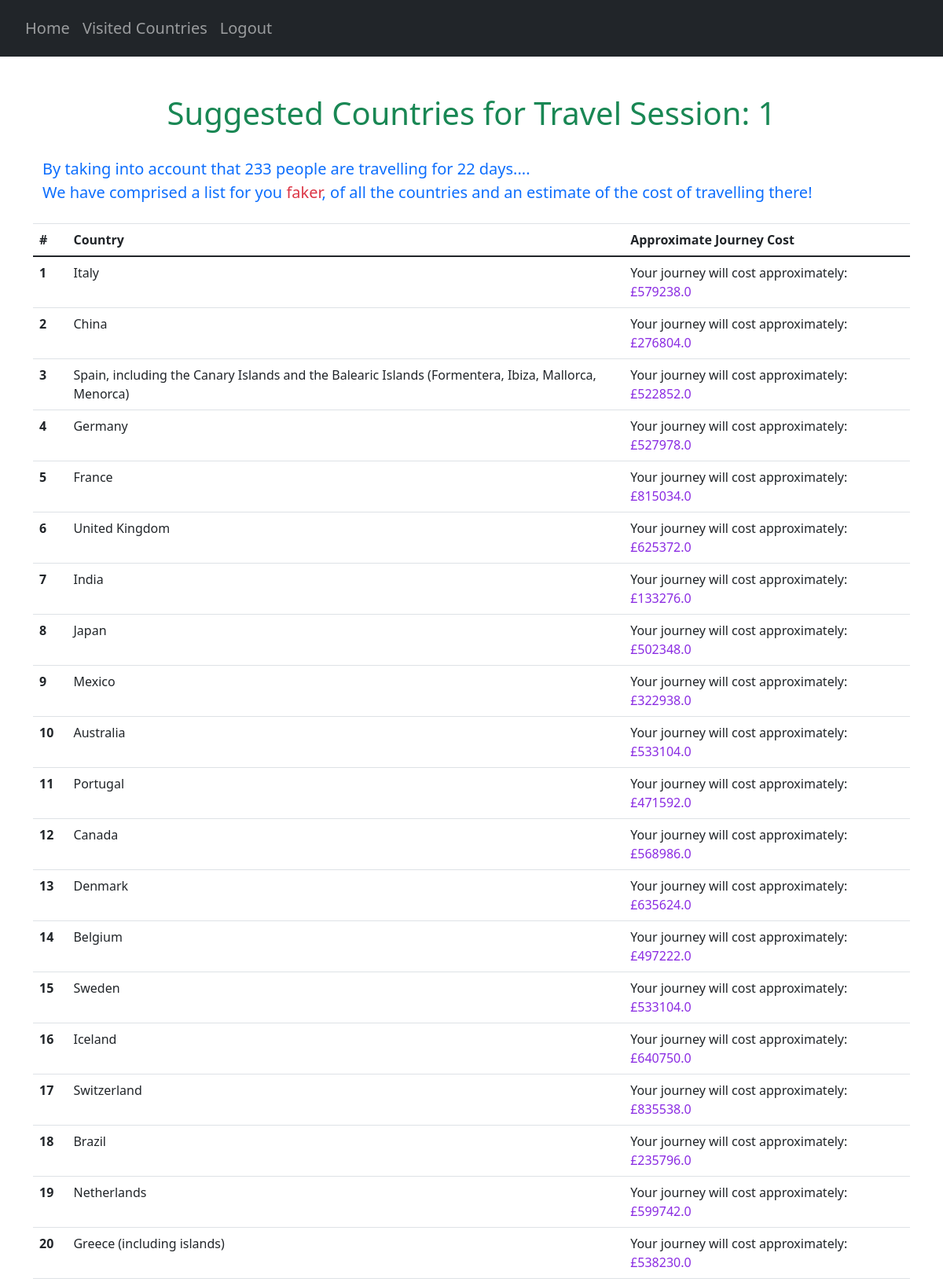
Page /suggestions/1 (signed in, upper part) on the committed database.
### website/models.py (models this page shows)
class User(db.Model, UserMixin):
    id = db.Column(db.Integer, primary_key=True)
    email = db.Column(db.String(150), unique=True)
    password = db.Column(db.String(150))
    first_name = db.Column(db.String(150))
    notes = db.relationship('Note')
    countries = db.relationship('UserCountry')
    travel_score = db.relationship('UserTravelScore')

class UserCountryScore(db.Model):
    user_id = db.Column(db.Integer, db.ForeignKey('user.id'), primary_key=True)
    travel_id = db.Column(db.Integer, primary_key=True)
    country_code = db.Column(db.String(3), db.ForeignKey('country.country_code'), primary_key=True)
    water_sports_score = db.Column(db.Float)
    winter_sports_score = db.Column(db.Float)
    culture_score = db.Column(db.Float)
    safety_score = db.Column(db.Float)
    budget_score = db.Column(db.Float)
    total_score = db.Column(db.Float)
    final_travel_cost = db.Column(db.Float)

class Country(db.Model):
    country_code = db.Column(db.String(3), primary_key=True)
    country_name = db.Column(db.String(150), unique=True)

### website/views.py (the view)
@views.route("/suggestions/<travelID>", methods=["GET"])
@login_required
def suggestions(travelID):
    travel_response = travelID
    countries = Country.query.all()
    AllCountries = {}
    for country in countries:
        AllCountries[country.country_code] = country.country_name
    user_travel_details = []
    try:
        ranked_countries = userCountryScore(travelID, AllCountries)
        ranked_countries_UF = list(map(lambda x: (AllCountries[x[0]], x[1], x[2]), ranked_countries))
        current_travel = UserTravelScore.query.get((current_user.id, travelID))
        num_travellers = current_travel.num_travellers
        travelling_time = current_travel.travelling_time
        user_travel_details.append(travelID)
        user_travel_details.append(num_travellers)
        user_travel_details.append(travelling_time)
        return render_template("suggestions.html",
                               user=current_user,
                               best_countries=ranked_countries_UF,
                               user_travel=user_travel_details)
    except (AttributeError, sqlalchemy.exc.IntegrityError):
        user_travel_details.append(0)
        user_travel_details.append(1)
        return redirect(url_for('views.noTravel'))
    print(ranked_countries_UF)

### website/__init__.py (called while the page is built)
def create_app():
    app = Flask(__name__)
    app.config['SECRET_KEY'] = 'pog'
    app.config['SQLALCHEMY_DATABASE_URI'] = f'sqlite:///{DB_NAME}'
    db.init_app(app)
    from .views import views
    from .auth import auth
    app.register_blueprint(views, url_prefix='/')
    app.register_blueprint(auth, url_prefix='/')
    from .models import User, Note, Country, UserCountry, Safety, Cost, CulturalValue, CovidRestrictions
    create_database(app)
    login_manager = LoginManager()
    login_manager.login_view = 'auth.login'
    login_manager.init_app(app)
    @login_manager.user_loader
    def load_user(id):
        return User.query.get(int(id))
    return app

### website/questionHandler.py (called while the page is built)
def sortCountries(travelID):
    print("sort countries is running")
    print("this is the travelID", travelID)
    x = select(UserCountryScore)\
        .where(UserCountryScore.user_id == current_user.id, UserCountryScore.travel_id == travelID)\
        .order_by(UserCountryScore.total_score.desc())
    result = db.session.connection().execute(x)
    result = result.fetchall()
    userSuggestions = []
    country_number = 1
    for score in result:
        travel_cost = score.final_travel_cost
        valuesToDisplay = {}
        valuesToDisplay["Your journey will cost approximately"] = travel_cost
        userSuggestions.append((score.country_code, int(country_number), valuesToDisplay))
        country_number += 1
    return userSuggestions

### website/templates/suggestions.html (shortened to what this page needs)
{% extends "base.html" %} {% block title %}Countries{% endblock %}
{% block content %}
<div class="container pt-5">
    <h1 align="center"><span class="text-success">Suggested Countries for Travel Session: {{ user_travel[0] }}</span></h1>
    <p class="pt-4 pb-2 text-primary" id="user-countries-header">
        By taking into account that {{ user_travel[1] }} people are travelling for {{ user_travel[2] }} days....<br>
        We have comprised a list for you <span class="text-danger">{{ current_user.first_name }}</span>,
        of all the countries and an estimate of the cost of travelling there!
    </p>
</div>
<table class="table">
    <thead>
        <tr>
            <th scope="col">#</th>
            <th scope="col">Country</th>
            <th scope="col">Approximate Journey Cost</th>
        </tr>
    </thead>
    <tbody>
        {% for country in best_countries %}
        {% set countryName = country[0] %}
        {% set countryDict = country[2] %}
        {% for roughCostText, roughCost in countryDict.items() %}
            <tr>
                <th scope="row">{{ country[1] }}</th>
                <td>{{ countryName }}</td>
                <td>{{ roughCostText }}: <span class="cost-number">£{{ roughCost}}</span></td>
            </tr>
        {% endfor %}
        {% endfor %}
    </tbody>
</table>
{% endblock %}

### website/templates/base.html (shortened to what this page needs)
<!DOCTYPE html>
<html>
    <head>
        <link
            rel="stylesheet"
            href="https://stackpath.bootstrapcdn.com/bootstrap/4.4.1/css/bootstrap.min.css"
        />
        <link
            rel="stylesheet"
            href="https://stackpath.bootstrapcdn.com/font-awesome/4.7.0/css/font-awesome.min.css"
        />
        <link rel="stylesheet" href="https://cdn.jsdelivr.net/npm/bootstrap-icons@1.3.0/font/bootstrap-icons.css">
        <link href="https://cdn.jsdelivr.net/npm/bootstrap@5.0.2/dist/css/bootstrap.min.css"
              rel="stylesheet"
        />
        <link href="https://cdn.jsdelivr.net/npm/tom-select@2.0.0-rc.4/dist/css/tom-select.css" rel="stylesheet">
        <script type="text/javascript" src="https://cdnjs.cloudflare.com/ajax/libs/jquery/3.1.1/jquery.min.js"></script>        <link rel="stylesheet" type="text/css" href="/static/extra.css">
    </head>
    <body>
        <section>
            <nav class="navbar navbar-expand-lg bg-dark navbar-dark py-3 ">
                <div class="collapse navbar-collapse" id="navbar">
                    <div class="navbar-nav pl-2 h5">
                        <ul class="navbar-nav">
                            {% if user.is_authenticated %}
                            <li class="nav-item">
                                <a class="nav-link" id="home" href="/">Home</a>
                            </li>
                            <li class="nav-item">
                                <a class="nav-link" id="prev-countries" href="/countries">Visited Countries</a>
                            </li>
                            <li class="nav-item">
                                <a class="nav-link" id="logout" href="/logout">Logout</a>
                            </li>
                            {% endif %}
                        </ul>
                    </div>
                </div>
            </nav>
        </section>
        {% if request.url == "http://127.0.0.1:5000/" %}
            {% block homepage %}
            {% endblock %}
        {% elif request.url == "http://127.0.0.1:5000/countries" %}
            {% block countriespage %}
            {% endblock %}
        {% else %}
            <div class="container" id="main">
            {% block content %}
            {% endblock %}
            </div>
        {% endif %}
    </body>
</html>

### website/static/extra.css (style rules this page uses)
.cost-number { color: blueviolet; }
#user-countries-header { font-size: 20px; }

### rows in the picture
User: first_name "faker"
Country: country_name "Italy"
UserCountryScore: travel "1", roughCostText "Your journey will cost approximately", final_travel_cost "579238.0"
Country: country_name "China"
UserCountryScore: country "2", roughCostText "Your journey will cost approximately", final_travel_cost "276804.0"
Country: country_name "Spain, including the Canary Islands and the Balearic Islands (Formentera, Ibiza, Mallorca, Menorca)"
UserCountryScore: country "3", roughCostText "Your journey will cost approximately", final_travel_cost "522852.0"
Country: country_name "Germany"
UserCountryScore: country "4", roughCostText "Your journey will cost approximately", final_travel_cost "527978.0"
Country: country_name "France"
UserCountryScore: country "5", roughCostText "Your journey will cost approximately", final_travel_cost "815034.0"
Country: country_name "United Kingdom"
UserCountryScore: country "6", roughCostText "Your journey will cost approximately", final_travel_cost "625372.0"
Country: country_name "India"
UserCountryScore: country "7", roughCostText "Your journey will cost approximately", final_travel_cost "133276.0"
Country: country_name "Japan"
UserCountryScore: user "8", roughCostText "Your journey will cost approximately", final_travel_cost "502348.0"
Country: country_name "Mexico"
UserCountryScore: country "9", roughCostText "Your journey will cost approximately", final_travel_cost "322938.0"
Country: country_name "Australia"
UserCountryScore: country "10", roughCostText "Your journey will cost approximately", final_travel_cost "533104.0"
Country: country_name "Portugal"
UserCountryScore: country "11", roughCostText "Your journey will cost approximately", final_travel_cost "471592.0"
Country: country_name "Canada"
UserCountryScore: country "12", roughCostText "Your journey will cost approximately", final_travel_cost "568986.0"
Country: country_name "Denmark"
UserCountryScore: country "13", roughCostText "Your journey will cost approximately", final_travel_cost "635624.0"
Country: country_name "Belgium"
UserCountryScore: country "14", roughCostText "Your journey will cost approximately", final_travel_cost "497222.0"
Country: country_name "Sweden"
UserCountryScore: country "15", roughCostText "Your journey will cost approximately", final_travel_cost "533104.0"
Country: country_name "Iceland"
UserCountryScore: country "16", roughCostText "Your journey will cost approximately", final_travel_cost "640750.0"
Country: country_name "Switzerland"
UserCountryScore: country "17", roughCostText "Your journey will cost approximately", final_travel_cost "835538.0"
Country: country_name "Brazil"
UserCountryScore: country "18", roughCostText "Your journey will cost approximately", final_travel_cost "235796.0"
Country: country_name "Netherlands"
UserCountryScore: country "19", roughCostText "Your journey will cost approximately", final_travel_cost "599742.0"
Country: country_name "Greece (including islands)"
UserCountryScore: country "20", roughCostText "Your journey will cost approximately", final_travel_cost "538230.0"

### other values in the picture
{{ user_travel[0] }} "1"
{{ user_travel[1] }} "233"
{{ user_travel[2] }} "22"
